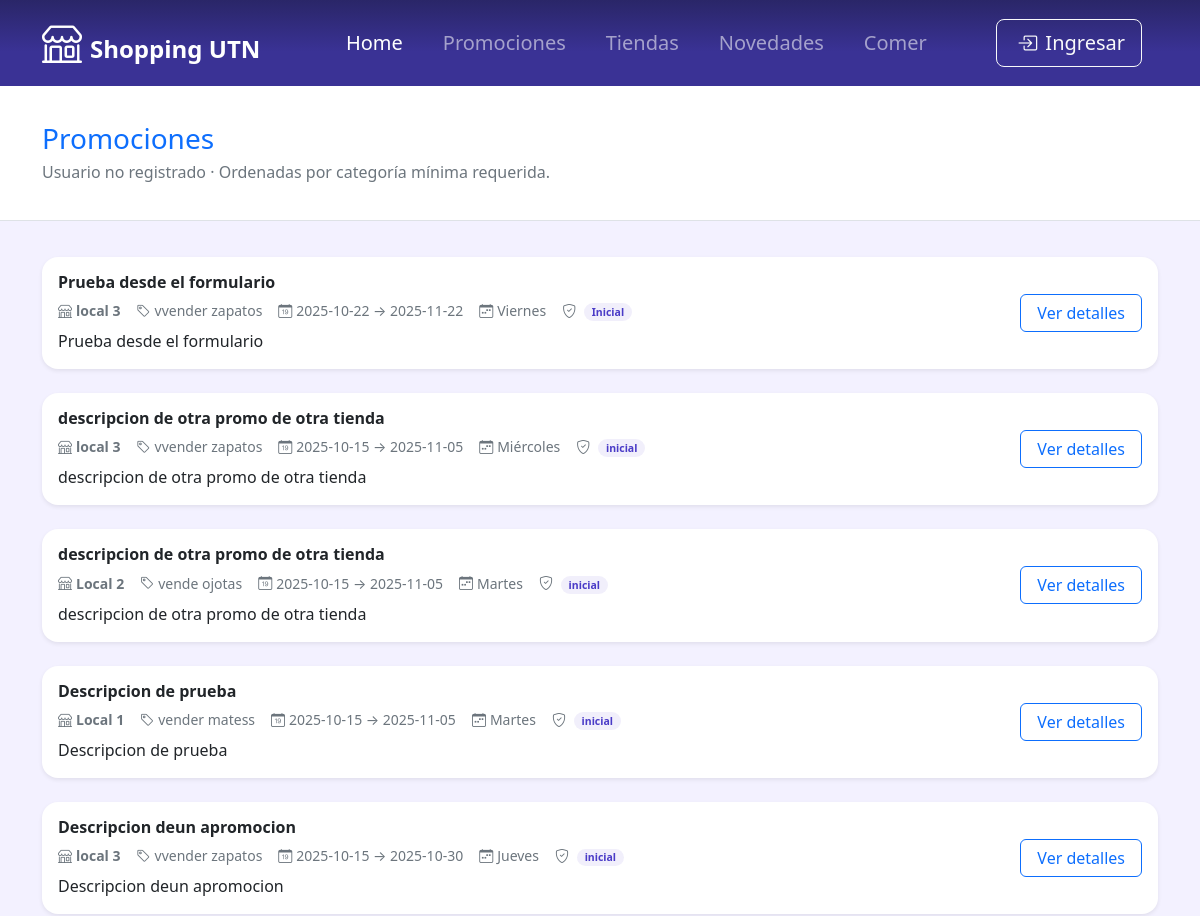
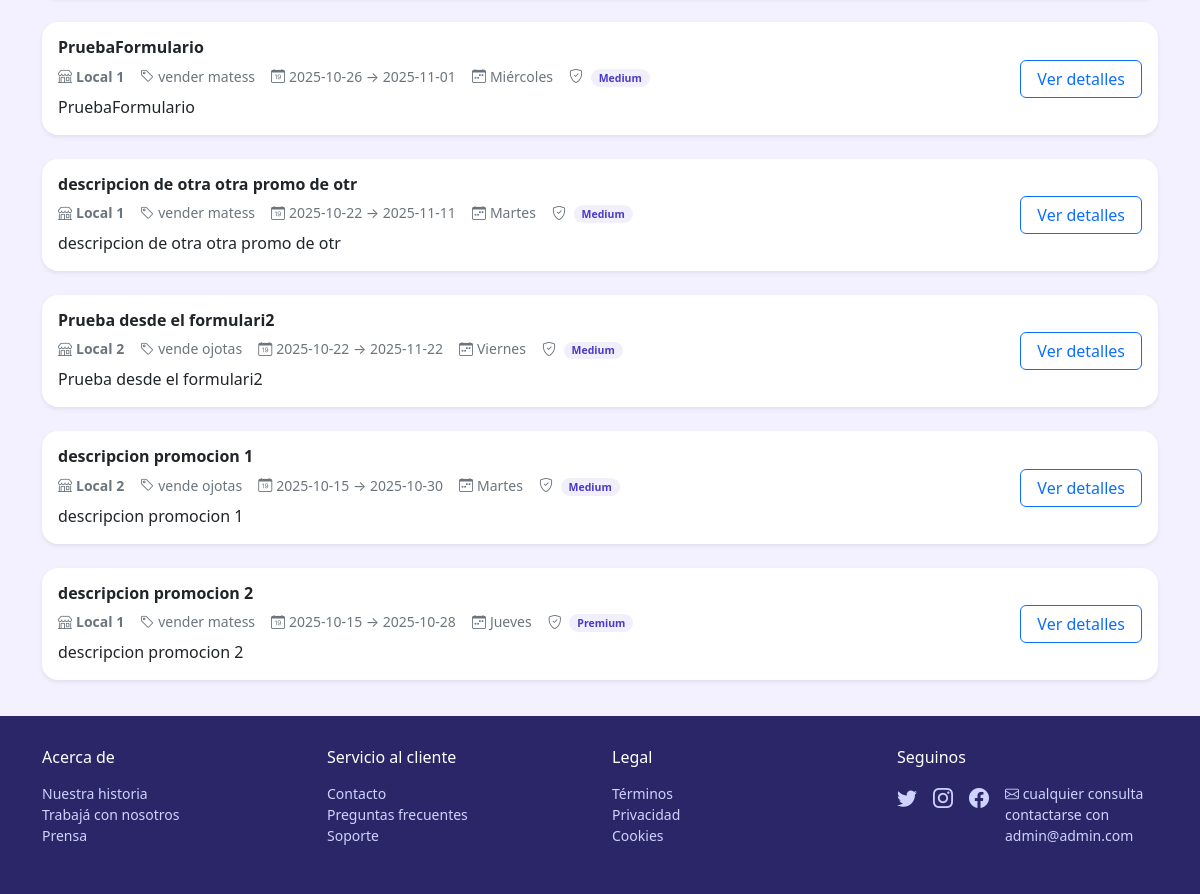
/View/promociones.php, run on the app's committed database (2 pictures, top to bottom).
### tables this page shows
CREATE TABLE `promocion` (
  `IDpromocion` int NOT NULL AUTO_INCREMENT,
  `descripcion` varchar(45) NOT NULL,
  `desde` date NOT NULL,
  `hasta` date NOT NULL,
  `categoriaHabilitada` varchar(45) NOT NULL,
  `dia` int DEFAULT NULL,
  `estado` varchar(45) NOT NULL,
  `localFk` int NOT NULL,
  PRIMARY KEY (`IDpromocion`),
  KEY `local-promocion_idx` (`localFk`),
  CONSTRAINT `promocion-local` FOREIGN KEY (`localFk`) REFERENCES `local` (`IDlocal`)
);

CREATE TABLE `local` (
  `IDlocal` int NOT NULL AUTO_INCREMENT,
  `nombre` varchar(45) NOT NULL,
  `rubro` varchar(45) NOT NULL,
  `usuarioFK` int NOT NULL,
  `ubicacionFK` int DEFAULT NULL,
  `codigo` varchar(50) DEFAULT NULL,
  PRIMARY KEY (`IDlocal`),
  KEY `usuario-local_idx` (`usuarioFK`),
  KEY `local-ubicacion_idx` (`ubicacionFK`),
  CONSTRAINT `local-ubicacion` FOREIGN KEY (`ubicacionFK`) REFERENCES `ubicacion` (`IDubicacion`),
  CONSTRAINT `usuario-local` FOREIGN KEY (`usuarioFK`) REFERENCES `usuario` (`IDusuario`)
);

### Model/ListarPromociones.php (called while the page is built, shortened)
<?php
function categoriasPermitidas(?string $min): array {
    $min = $min ? strtolower(trim($min)) : '';
    switch ($min) {
        case 'inicial': return ['Inicial','Medium','Premium'];
        case 'medium':  return ['Medium','Premium'];
        case 'premium': return ['Premium'];
    }
}
function listarPromocionesVigentes(int $limit = 50): array {
    $pdo = getConnection();
    $sql = "
        SELECT
            p.IDpromocion,
            p.descripcion,
            p.desde,
            p.hasta,
            p.categoriaHabilitada,
            p.dia,
            p.estado,
            l.IDlocal,
            l.nombre AS local_nombre,
            l.rubro  AS local_rubro
        FROM promocion p
        INNER JOIN `local` l ON l.IDlocal = p.localFk
        WHERE CURDATE() BETWEEN p.desde AND p.hasta
        -- Si manejás habilitación por estado, descomentá y ajustá:
        -- AND p.estado = 'activa'
        ORDER BY
          CASE LOWER(COALESCE(p.categoriaHabilitada,''))
            WHEN 'inicial' THEN 1
            WHEN 'medium'  THEN 2
            WHEN 'premium' THEN 3
            ELSE 4
          END ASC,
          p.IDpromocion DESC
        LIMIT :lim
    ";
    $stmt = $pdo->prepare($sql);
    $stmt->bindValue(':lim', $limit, PDO::PARAM_INT);
    $stmt->execute();
    $rows = $stmt->fetchAll(PDO::FETCH_ASSOC) ?: [];
    return $rows;
}

### View/promociones.php (the view, shortened to what this page needs)
<?php
include("../Model/ListarPromociones.php");
if (isset($_SESSION['Categoria'])) {
    $promos = listarPromocionesVigentesCategoria($_SESSION['Categoria'], 50);
} else {
    $promos = listarPromocionesVigentes(50);
}
function diaALabel($n) {
  static $map = [1=>'Lunes',2=>'Martes',3=>'Miércoles',4=>'Jueves',5=>'Viernes',6=>'Sábado',7=>'Domingo'];
  $i = (int)$n;
  return $map[$i] ?? (string)$n;
}
function formatearDias($valor) {
  $s = trim((string)$valor);
  return diaALabel($s);
}
?>
<!doctype html>
<html lang="es" data-bs-theme="light">
<head>
  <link href="https://cdn.jsdelivr.net/npm/bootstrap@5.3.3/dist/css/bootstrap.min.css" rel="stylesheet">
  <link rel="stylesheet" href="https://cdn.jsdelivr.net/npm/bootstrap-icons@1.11.3/font/bootstrap-icons.css">
</head>
<body class="bg-subtle">
  <?php include_once(__DIR__ . "/../layouts/Navbar.php"); ?>
<header class="bg-white border-bottom">
  <div class="container section-pad">
    <h1 class="h3 text-primary mb-1">Promociones</h1>
    <p class="text-secondary mb-0">Usuario no registrado · Ordenadas por categoría mínima requerida.</p>
  </div>
</header>
<main class="container section-pad">
  <div class="row g-4" aria-live="polite">
    <?php if (empty($promos)): ?>
      <div class="col-12">
        <div class="alert alert-light border text-secondary">No se encontraron promociones vigentes.</div>
      </div>
    <?php else: ?>
      <?php foreach ($promos as $p): ?>
        <?php
          $titulo       = $p['descripcion'] ?? '';
          $desde        = $p['desde'] ?? '';
          $hasta        = $p['hasta'] ?? '';
          $diasRaw      = $p['dia'] ?? '';
          $diasLabel    = formatearDias($diasRaw);
          $localNombre  = $p['local_nombre'] ?? '';
          $localRubro   = $p['local_rubro']  ?? '';
          $catMin       = $p['categoriaHabilitada'] ?? 'Todos';
          $descCompleta = $p['descripcion'] ?? '';
          $cats         = $p['categorias_permitidas'] ?? ['Todos'];
          $catsJson     = json_encode($cats, JSON_UNESCAPED_UNICODE);
        ?>
        <div class="col-12">
          <article class="card promo-card shadow-sm border-0">
            <div class="card-body d-flex flex-column flex-lg-row gap-3 align-items-lg-center">
              <div class="flex-grow-1">
                <h2 class="h6 mb-2 fw-semibold"><?= htmlspecialchars($titulo, ENT_QUOTES, 'UTF-8') ?></h2>
                <div class="text-secondary small d-flex flex-wrap gap-3">
                  <span><i class="bi bi-shop me-1"></i><strong><?= htmlspecialchars($localNombre, ENT_QUOTES, 'UTF-8') ?></strong></span>
                  <span><i class="bi bi-tag me-1"></i><?= htmlspecialchars($localRubro ?: '—', ENT_QUOTES, 'UTF-8') ?></span>
                  <span><i class="bi bi-calendar-date me-1"></i><?= htmlspecialchars($desde, ENT_QUOTES, 'UTF-8') ?> → <?= htmlspecialchars($hasta, ENT_QUOTES, 'UTF-8') ?></span>
                  <span><i class="bi bi-calendar-week me-1"></i><?= htmlspecialchars($diasLabel, ENT_QUOTES, 'UTF-8') ?></span>
                  <span><i class="bi bi-shield-check me-1"></i>
                    <span class="badge badge-soft rounded-pill px-2"><?= htmlspecialchars($catMin, ENT_QUOTES, 'UTF-8') ?></span>
                  </span>
                </div>
                <p class="mb-0 mt-2 text-body"><?= htmlspecialchars(mb_strimwidth($descCompleta, 0, 160, '…', 'UTF-8'), ENT_QUOTES, 'UTF-8') ?></p>
              </div>
              <div class="ms-lg-auto">
                <button
                  class="btn btn-outline-primary px-3"
                  data-bs-toggle="modal" data-bs-target="#promoModal"
                  data-titulo="<?= htmlspecialchars($titulo, ENT_QUOTES, 'UTF-8') ?>"
                  data-local="<?= htmlspecialchars($localNombre, ENT_QUOTES, 'UTF-8') ?>"
                  data-rubro="<?= htmlspecialchars($localRubro ?: '—', ENT_QUOTES, 'UTF-8') ?>"
                  data-desde="<?= htmlspecialchars($desde, ENT_QUOTES, 'UTF-8') ?>"
                  data-hasta="<?= htmlspecialchars($hasta, ENT_QUOTES, 'UTF-8') ?>"
                  data-dias="<?= htmlspecialchars($diasLabel, ENT_QUOTES, 'UTF-8') ?>"
                  data-descripcion="<?= htmlspecialchars($descCompleta ?: '—', ENT_QUOTES, 'UTF-8') ?>"
                  data-categorias='<?= $catsJson ?>'
                >Ver detalles</button>
              </div>
            </div>
          </article>
        </div>
      <?php endforeach; ?>
    <?php endif; ?>
  </div>
</main>
<?php include dirname(__DIR__) . '/layouts/footer.php'; ?>
</body>
</html>

### View/promociones.php (style rules this page uses)
:root { --bs-primary:#4A3BC7; }
.bg-subtle { background-color:#F3F1FF; }
.section-pad { padding-block: 2.25rem; }
.promo-card { border:1px solid rgba(74,59,199,.10); border-radius:16px; }
.badge-soft { background:rgba(74,59,199,.08); color:#4A3BC7; }

### data on the page
promocion: descripcion "Prueba desde el formulario", localFk.nombre "local 3", localFk.rubro "vvender zapatos", desde "2025-10-22", hasta "2025-11-22", dia "Viernes", categoriaHabilitada "Inicial"
promocion: descripcion "descripcion de otra promo de otra tienda", localFk.nombre "local 3", localFk.rubro "vvender zapatos", desde "2025-10-15", hasta "2025-11-05", dia "Miércoles", categoriaHabilitada "inicial"
promocion: descripcion "descripcion de otra promo de otra tienda", localFk.nombre "Local 2", localFk.rubro "vende ojotas", desde "2025-10-15", hasta "2025-11-05", dia "Martes", categoriaHabilitada "inicial"
promocion: descripcion "Descripcion de prueba", localFk.nombre "Local 1", localFk.rubro "vender matess", desde "2025-10-15", hasta "2025-11-05", dia "Martes", categoriaHabilitada "inicial"
promocion: descripcion "Descripcion deun apromocion", localFk.nombre "local 3", localFk.rubro "vvender zapatos", desde "2025-10-15", hasta "2025-10-30", dia "Jueves", categoriaHabilitada "inicial"
promocion: descripcion "PruebaFormulario", localFk.nombre "Local 1", localFk.rubro "vender matess", desde "2025-10-26", hasta "2025-11-01", dia "Miércoles", categoriaHabilitada "Medium"
promocion: descripcion "descripcion de otra otra promo de otr", localFk.nombre "Local 1", localFk.rubro "vender matess", desde "2025-10-22", hasta "2025-11-11", dia "Martes", categoriaHabilitada "Medium"
promocion: descripcion "Prueba desde el formulari2", localFk.nombre "Local 2", localFk.rubro "vende ojotas", desde "2025-10-22", hasta "2025-11-22", dia "Viernes", categoriaHabilitada "Medium"
promocion: descripcion "descripcion promocion 1", localFk.nombre "Local 2", localFk.rubro "vende ojotas", desde "2025-10-15", hasta "2025-10-30", dia "Martes", categoriaHabilitada "Medium"
promocion: descripcion "descripcion promocion 2", localFk.nombre "Local 1", localFk.rubro "vender matess", desde "2025-10-15", hasta "2025-10-28", dia "Jueves", categoriaHabilitada "Premium"
